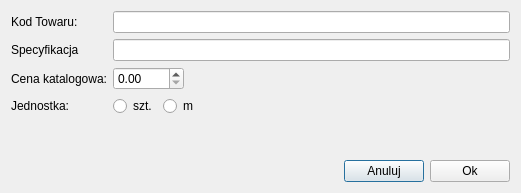
<?xml version="1.0" encoding="UTF-8"?>
<ui version="4.0">
 <class>MerchandiseNew</class>
 <widget class="QDialog" name="MerchandiseNew">
  <property name="geometry">
   <rect>
    <x>0</x>
    <y>0</y>
    <width>521</width>
    <height>193</height>
   </rect>
  </property>
  <property name="windowTitle">
   <string>Utwórz nowy towar</string>
  </property>
  <layout class="QVBoxLayout" name="verticalLayout">
   <item>
    <layout class="QFormLayout" name="formLayout">
     <property name="fieldGrowthPolicy">
      <enum>QFormLayout::AllNonFixedFieldsGrow</enum>
     </property>
     <item row="0" column="0">
      <widget class="QLabel" name="kodTowaruLabel">
       <property name="text">
        <string>Kod Towaru:</string>
       </property>
      </widget>
     </item>
     <item row="0" column="1">
      <widget class="QLineEdit" name="kod"/>
     </item>
     <item row="1" column="0">
      <widget class="QLabel" name="specyfikacjaLabel">
       <property name="text">
        <string>Specyfikacja</string>
       </property>
      </widget>
     </item>
     <item row="1" column="1">
      <widget class="QLineEdit" name="spec"/>
     </item>
     <item row="2" column="0">
      <widget class="QLabel" name="label_4">
       <property name="text">
        <string>Cena katalogowa:</string>
       </property>
      </widget>
     </item>
     <item row="3" column="0">
      <widget class="QLabel" name="label_5">
       <property name="text">
        <string>Jednostka:</string>
       </property>
      </widget>
     </item>
     <item row="3" column="1">
      <layout class="QHBoxLayout" name="horizontalLayout">
       <item>
        <widget class="QRadioButton" name="r_szt">
         <property name="text">
          <string>szt.</string>
         </property>
        </widget>
       </item>
       <item>
        <widget class="QRadioButton" name="r_m">
         <property name="text">
          <string>m</string>
         </property>
        </widget>
       </item>
       <item>
        <spacer name="horizontalSpacer">
         <property name="orientation">
          <enum>Qt::Horizontal</enum>
         </property>
         <property name="sizeHint" stdset="0">
          <size>
           <width>40</width>
           <height>20</height>
          </size>
         </property>
        </spacer>
       </item>
      </layout>
     </item>
     <item row="2" column="1">
      <layout class="QHBoxLayout" name="horizontalLayout_2">
       <item>
        <widget class="QDoubleSpinBox" name="cena">
         <property name="maximum">
          <double>9999.989999999999782</double>
         </property>
        </widget>
       </item>
       <item>
        <spacer name="horizontalSpacer_2">
         <property name="orientation">
          <enum>Qt::Horizontal</enum>
         </property>
         <property name="sizeHint" stdset="0">
          <size>
           <width>40</width>
           <height>20</height>
          </size>
         </property>
        </spacer>
       </item>
      </layout>
     </item>
    </layout>
   </item>
   <item>
    <layout class="QHBoxLayout" name="horizontalLayout_3">
     <item>
      <spacer name="horizontalSpacer_3">
       <property name="orientation">
        <enum>Qt::Horizontal</enum>
       </property>
       <property name="sizeHint" stdset="0">
        <size>
         <width>40</width>
         <height>20</height>
        </size>
       </property>
      </spacer>
     </item>
     <item>
      <widget class="QPushButton" name="pushButton_cancel">
       <property name="text">
        <string>Anuluj</string>
       </property>
      </widget>
     </item>
     <item>
      <widget class="QPushButton" name="pushButton_ok">
       <property name="text">
        <string>Ok</string>
       </property>
      </widget>
     </item>
    </layout>
   </item>
  </layout>
 </widget>
 <resources/>
 <connections/>
</ui>
